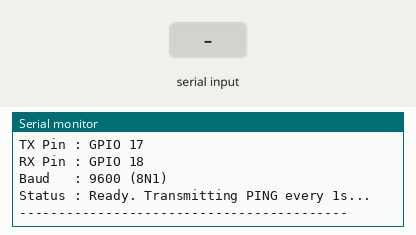
Recording of a sketch running on a simulated ESP32-S3. Shown: the last lines printed to the serial monitor. The test bench sets the inputs (shaded band).

Above: at 2.9 s.
3.0 s: "1" received over the second serial link
At 4.2 s:
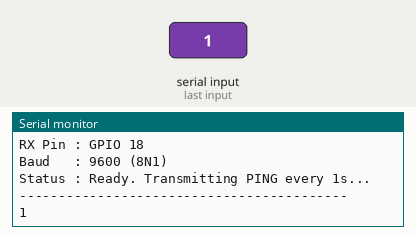
4.5 s: "0" received over the second serial link
At 5.8 s:
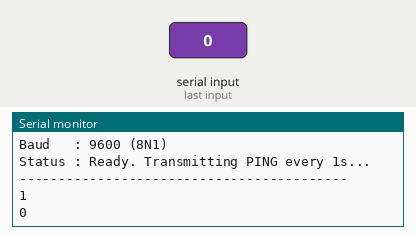
6.0 s: "2" received over the second serial link
At 7.5 s:
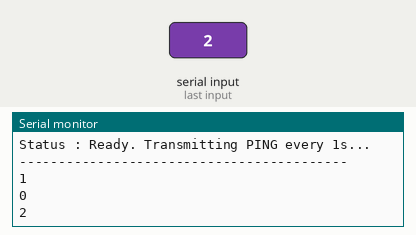

The sketch:

uart_loopback.ino
```cpp
#define UART_TX_PIN 17
#define UART_RX_PIN 18

HardwareSerial SerialPort(2);

void setup() {
  Serial.begin(115200);
  while (!Serial && millis() < 3000);

  SerialPort.begin(9600, SERIAL_8N1, UART_RX_PIN, UART_TX_PIN);

  Serial.println("==========================================");
  Serial.println("       ESP32-S3 UART Loopback Test        ");
  Serial.println("==========================================");
  Serial.print("TX Pin : GPIO "); Serial.println(UART_TX_PIN);
  Serial.print("RX Pin : GPIO "); Serial.println(UART_RX_PIN);
  Serial.println("Baud   : 9600 (8N1)");
  Serial.println("Status : Ready. Transmitting PING every 1s...");
  Serial.println("------------------------------------------");
}

void loop() {
  SerialPort.print("PING");

  delay(50);

  bool receivedAny = false;
  while (SerialPort.available() > 0) {
    char inByte = SerialPort.read();
    Serial.write(inByte);
    receivedAny = true;
  }

  if (receivedAny) {
    Serial.println();
  }

  delay(1000);
}
```

Measured:
- after the input at 3.0 s, the serial monitor: prints a new line after 0.22 s (image 1)
- after the input at 4.5 s, the serial monitor: prints a new line after 0.82 s (image 2)
- after the input at 6.0 s, the serial monitor: prints a new line after 0.37 s (image 3)
